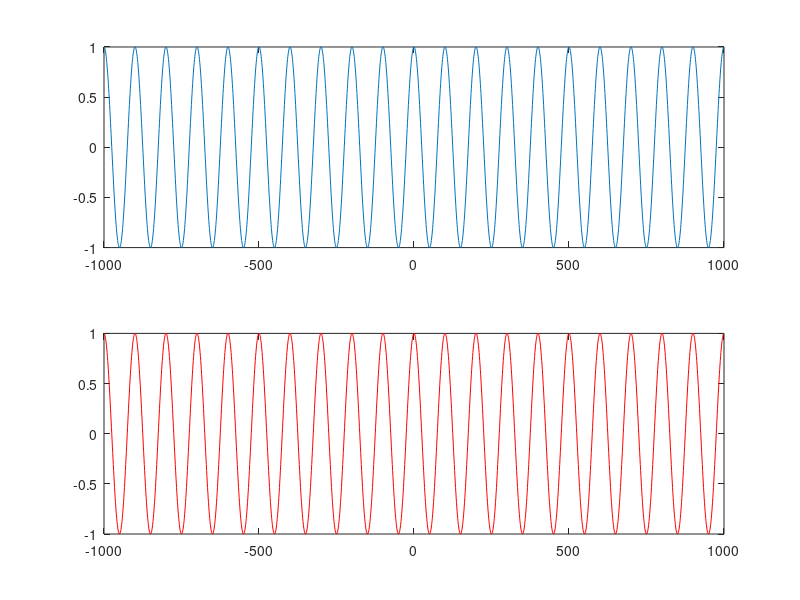

Recreate this plot in MATLAB.
n=-1000:1000;
x=exp(j*2*pi*0.01*n);
subplot(2,1,1)
plot(n, real(x))
y=exp(j*2*pi*2.01*n); %note que ωy[n]= ωx[n]+ 2π
hold
subplot(2,1,2)
plot(n, real(y),'r')